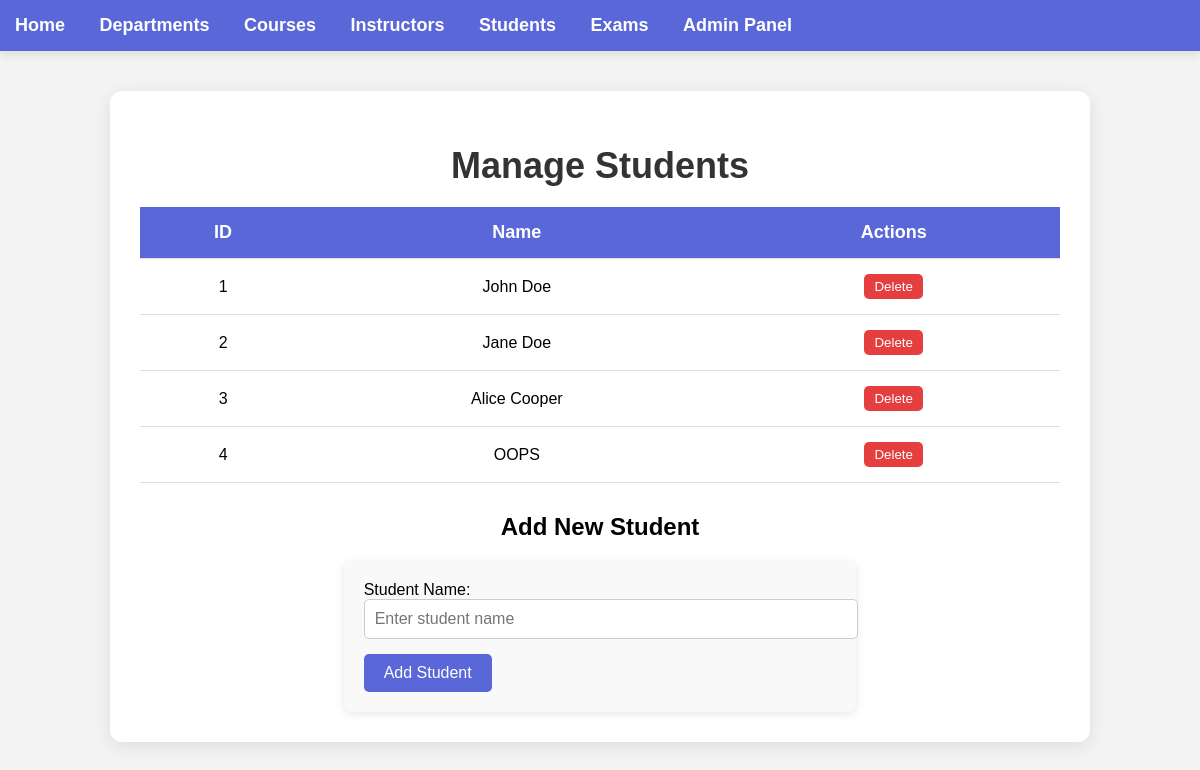
Page /admin/manage/students on the earlier database version.
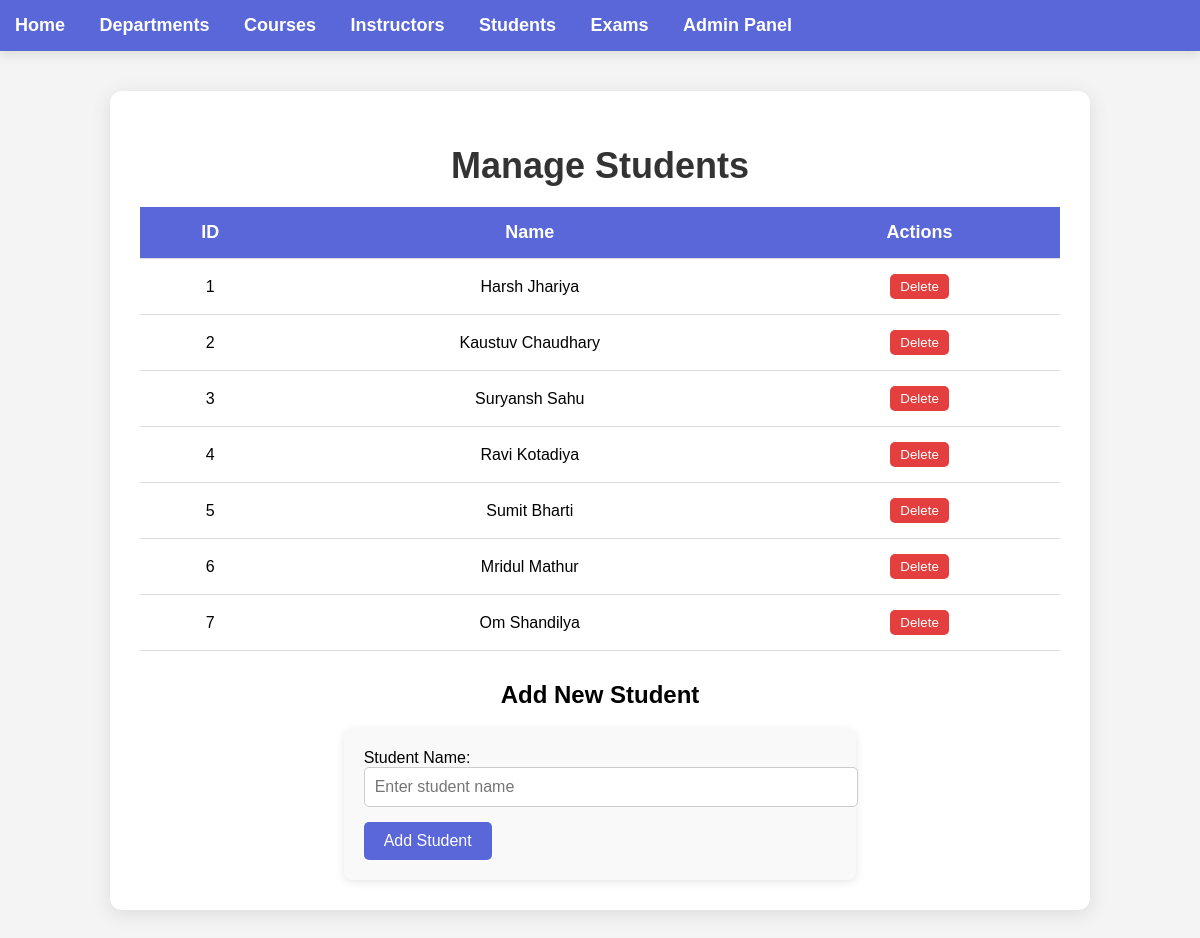
Same page on the later database version.
### model.py (models this page shows)
class Student(db.Model):
    __tablename__ = 'student'
    id = db.Column(db.Integer, primary_key=True)
    name = db.Column(db.String(100), nullable=False)
    enrollments = db.relationship('Enrollment', backref='student', lazy=True, cascade='all, delete-orphan')

### app.py (the view)
@app.route('/admin/manage/students', methods=['GET', 'POST'])
def admin_manage_students():
    students = Student.query.all()
    if request.method == 'POST':
        name = request.form['name']
        new_student = Student(name=name)
        db.session.add(new_student)
        db.session.commit()
        return redirect(url_for('admin_manage_students'))
    return render_template('manage_students.html', students=students)

### templates/manage_students.html (shortened to what this page needs)
{% extends 'layout.html' %}
{% block content %}<!DOCTYPE html>
<html lang="en">
<head>
</head>
<body>
    <div class="container">
        <h1>Manage Students</h1>
        <table class="student-table">
            <thead>
                <tr>
                    <th>ID</th>
                    <th>Name</th>
                    <th>Actions</th>
                </tr>
            </thead>
            <tbody>
                {% for student in students %}
                <tr>
                    <td>{{ student.id }}</td>
                    <td>{{ student.name }}</td>
                    <td>
                        <form action="{{ url_for('delete_student', id=student.id) }}" method="POST" style="display:inline;">
                            <button type="submit" class="delete-btn">Delete</button>
                        </form>
                    </td>
                </tr>
                {% endfor %}
            </tbody>
        </table>
        <div class="form-section">
            <h2>Add New Student</h2>
            <form action="{{ url_for('add_student') }}" method="POST">
                <label for="name">Student Name:</label>
                <input type="text" id="name" name="name" placeholder="Enter student name" required>
                <button type="submit">Add Student</button>
            </form>
        </div>
    </div>
</body>
</html>
{% endblock %}

Differences in the rows shown:
changed Student id 1: name "John Doe" → "Harsh Jhariya"
changed Student id 2: name "Jane Doe" → "Kaustuv Chaudhary"
changed Student id 3: name "Alice Cooper" → "Suryansh Sahu"
changed Student id 4: name "OOPS" → "Ravi Kotadiya"
added Student: id "5", name "Sumit Bharti"
added Student: id "6", name "Mridul Mathur"
added Student: id "7", name "Om Shandilya"
